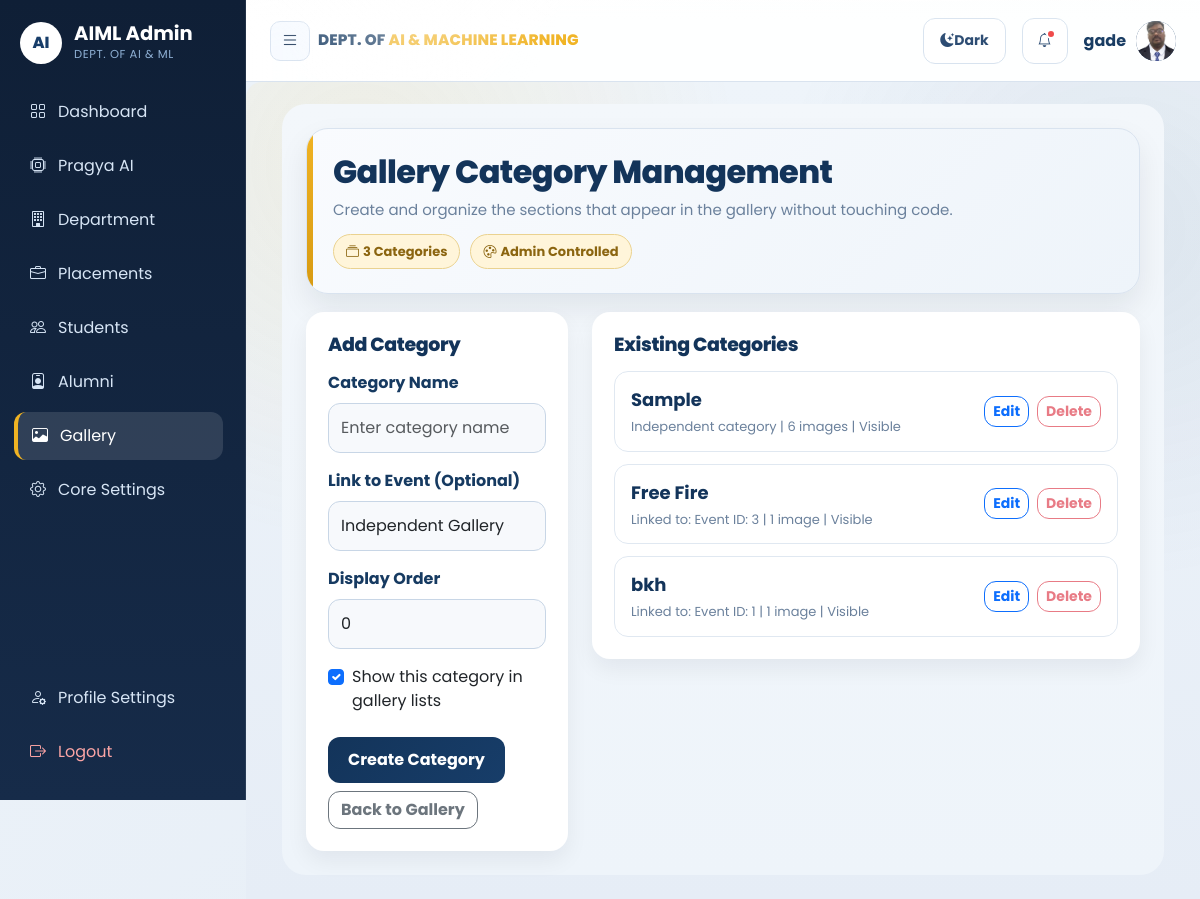
Page /admin/gallery/categories.php (signed in) on the committed database.
### tables this page shows
CREATE TABLE `gallery_category` (
  `id` int(11) NOT NULL,
  `category_name` varchar(500) NOT NULL,
  `linked_event_id` int(11) DEFAULT NULL,
  `sort_order` int(11) NOT NULL DEFAULT 0,
  `is_active` tinyint(4) NOT NULL DEFAULT 1
);

### admin/gallery/categories.php (the view, shortened to what the rows shown need)
<?php
require_once(LIB_PATH . '/functions.class.php');
$fcObj = new DataFunctions();
$tbGalleryCategory = TB_GALLERY_CATEGORY;
$tbGallery = TB_GALLERY;
$tbEvents = TB_EVENTS;
$categories = $fcObj->getGalleryCategories($tbGalleryCategory);
$events = $fcObj->getEventDetails($tbEvents);
$eventNamesById = array();
foreach ($events as $event) {
    $eventNamesById[(int)$event['id']] = (string)$event['event_name'];
}
include_once('../layout/main_header.php');
?>
<div class="container-fluid gallery-categories-page">
    <div class="page-shell">
    <div class="row g-4">
        <div class="col-lg-8">
            <div class="card list-card border-0">
                <div class="card-body">
                    <?php if (empty($categories)) { ?>
                        <div class="empty-state">No gallery categories available yet.</div>
                    <?php } else { ?>
                        <?php foreach ($categories as $category) { ?>
                            <?php $imageCount = $fcObj->countGalleryImagesByCategory($tbGallery, (int)$category['id']); ?>
                            <div class="category-row">
                                <div>
                                    <p class="category-name"><?php echo htmlspecialchars((string)$category['category_name'], ENT_QUOTES, 'UTF-8'); ?></p>
                                    <p class="category-meta">
                                        <?php
                                            if ($category['linked_event_id'] === null) {
                                                echo 'Independent category';
                                            } else {
                                                $linkedEventId = (int)$category['linked_event_id'];
                                                $linkedEventName = $eventNamesById[$linkedEventId] ?? ('Event ID: ' . $linkedEventId);
                                                echo 'Linked to: ' . htmlspecialchars($linkedEventName, ENT_QUOTES, 'UTF-8');
                                            }
                                        ?>
                                        |
                                        <?php echo (int)$imageCount; ?> image<?php echo $imageCount === 1 ? '' : 's'; ?>
                                        |
                                        <?php echo (int)$category['is_active'] === 1 ? 'Visible' : 'Hidden'; ?>
                                    </p>
                                </div>
                                <div class="d-flex gap-2 flex-wrap">
                                    <a href="categories.php?edit=<?php echo (int)$category['id']; ?>" class="btn btn-sm btn-outline-primary">Edit</a>
                                    <form method="POST" action="categories.php" onsubmit="return confirm('Delete this category? This works only when no images are assigned.');">
                                        <button type="submit" name="delete_category" class="btn btn-sm btn-outline-danger" <?php echo $imageCount > 0 ? 'disabled' : ''; ?>>
                                            Delete
                                        </button>
                                    </form>
                                </div>
                            </div>
                        <?php } ?>
                    <?php } ?>
                </div>
            </div>
        </div>
    </div>
    </div>
</div>
<?php include_once('../layout/footer.php'); ?>

### rows in the picture
gallery_category: category_name "Sample", shows "Independent category", imageCount "6", is_active "Visible"
gallery_category: category_name "Free Fire", linked_event "Event ID: 3", imageCount "1", is_active "Visible"
gallery_category: category_name "bkh", linked_event "Event ID: 1", imageCount "1", is_active "Visible"

### other values in the picture
$item['label'] "Dashboard"
$item['label'] "Pragya AI"
$item['label'] "Department"
$item['label'] "Placements"
$item['label'] "Students"
$item['label'] "Alumni"
$item['label'] "Gallery"
$item['label'] "Core Settings"
$adminFirstName "gade"
count($categories) "3"
